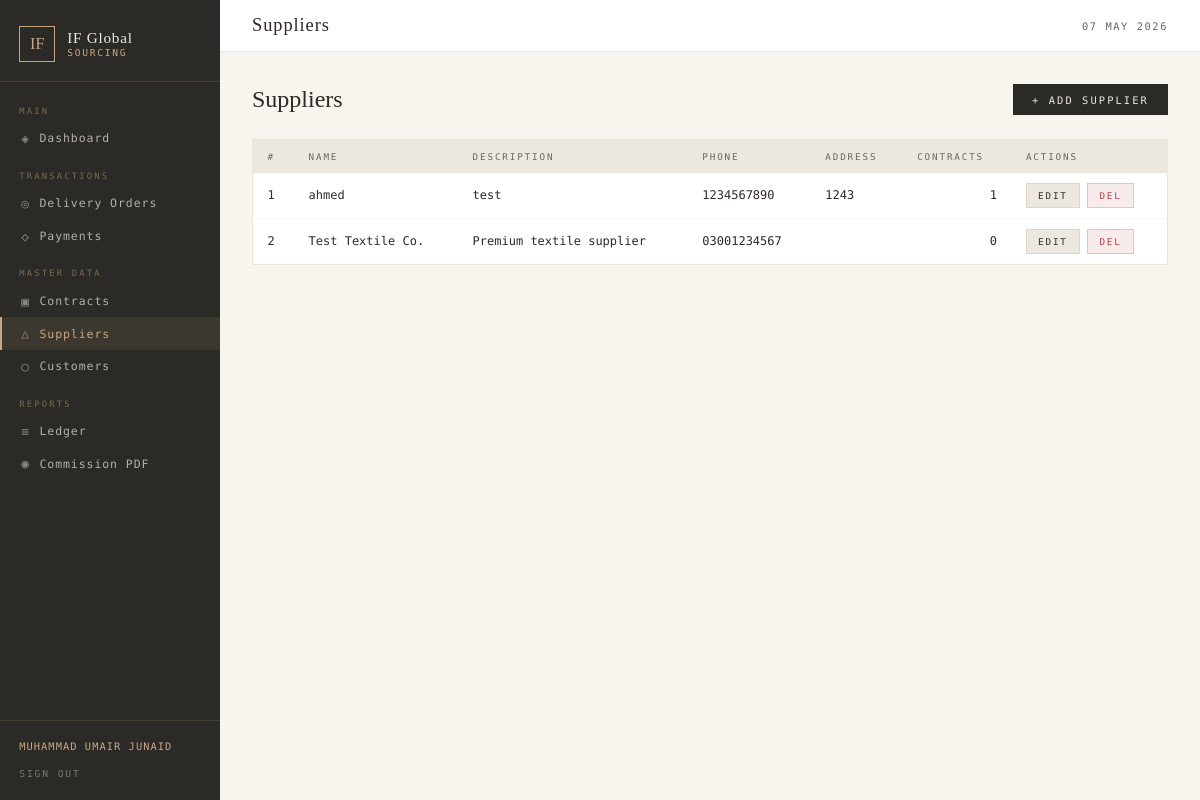
The page /pages/suppliers.php (signed in) on the database its author committed.
### tables this page shows
CREATE TABLE `suppliers` (
  `id` int(11) NOT NULL,
  `name` varchar(150) NOT NULL,
  `description` text DEFAULT NULL,
  `phone` varchar(30) DEFAULT NULL,
  `address` text DEFAULT NULL,
  `created_at` timestamp NOT NULL DEFAULT current_timestamp()
);

### pages/suppliers.php (the view, shortened to what this page needs)
<?php
require_once '../includes/db.php';
$suppliers = $conn->query("SELECT s.*, COUNT(DISTINCT c.id) as contract_cnt FROM suppliers s LEFT JOIN contracts c ON c.supplier_id = s.id GROUP BY s.id ORDER BY s.name");
require_once '../includes/header.php';
?>
<div class="page-header">
  <h1>Suppliers</h1>
  <button class="btn btn-primary" onclick="openModal('addModal')">+ Add Supplier</button>
</div>
<div class="card">
  <div class="tbl-wrap">
    <table>
      <thead><tr>
        <th>#</th><th>Name</th><th>Description</th><th>Phone</th><th>Address</th><th>Contracts</th><th>Actions</th>
      </tr></thead>
      <tbody>
      <?php $i=1; while ($row = $suppliers->fetch_assoc()): ?>
        <tr>
          <td><?= $i++ ?></td>
          <td class="td-bold"><?= htmlspecialchars($row['name']) ?></td>
          <td><?= htmlspecialchars($row['description'] ?? '—') ?></td>
          <td><?= htmlspecialchars($row['phone'] ?? '—') ?></td>
          <td><?= htmlspecialchars($row['address'] ?? '—') ?></td>
          <td class="td-num"><?= $row['contract_cnt'] ?></td>
          <td>
            <button class="btn btn-secondary btn-sm" onclick='editSupplier(<?= json_encode($row) ?>)'>Edit</button>
            <form method="POST" style="display:inline" onsubmit="return confirm('Delete this supplier?')">
              <button type="submit" class="btn btn-danger btn-sm">Del</button>
            </form>
          </td>
        </tr>
      <?php endwhile; ?>
      </tbody>
    </table>
  </div>
</div>
<?php require_once '../includes/footer.php'; ?>

### css/app.css (style rules this page uses)
*, *::before, *::after { box-sizing: border-box; margin: 0; padding: 0; }
:root { --ivory: #F8F5EF; --cream: #EDE8DF; --clay: #C5A882; --bronze: #9C7A4A; --dark: #2C2A26; --ash: #6B6560; --border: rgba(197,168,130,0.3); --white: #FFFFFF; --success: #4A7C59; --danger: #B94040; --info: #3A6B8A; --sidebar-w: 220px; }
body { font-family: 'DM Mono', monospace; background: var(--ivory); color: var(--dark); display: flex; min-height: 100vh; }
.card { background: var(--white); border: 1px solid var(--border); margin-bottom: 1.5rem; }
.tbl-wrap { overflow-x: auto; }
table { width: 100%; border-collapse: collapse; font-size: 0.75rem; }
thead tr { background: var(--cream); border-bottom: 1px solid var(--border); }
th { padding: 0.65rem 0.9rem; text-align: left; font-size: 0.58rem; font-weight: 400; letter-spacing: 0.2em; text-transform: uppercase; color: var(--ash); }
td { padding: 0.65rem 0.9rem; border-bottom: 1px solid rgba(197,168,130,0.12); color: var(--dark); }
tr:last-child td { border-bottom: none; }
.td-num { text-align: right; font-variant-numeric: tabular-nums; }
.td-bold { font-weight: 500; }
.btn { display: inline-flex; align-items: center; gap: 0.4rem; padding: 0.6rem 1.2rem; font-family: 'DM Mono', monospace; font-size: 0.65rem; letter-spacing: 0.2em; text-transform: uppercase; cursor: pointer; border: none; text-decoration: none; transition: background 0.15s, color 0.15s; border-radius: 0; }
.btn-primary { background: var(--dark); color: var(--cream); }
.btn-secondary { background: var(--cream); color: var(--dark); border: 1px solid var(--border); }
.btn-danger { background: rgba(185,64,64,0.1); color: var(--danger); border: 1px solid rgba(185,64,64,0.25); }
.btn-sm { padding: 0.35rem 0.7rem; font-size: 0.58rem; }
.page-header { display: flex; align-items: center; justify-content: space-between; margin-bottom: 1.5rem; }
.page-header h1 { font-family: 'Cormorant Garamond', serif; font-size: 1.5rem; font-weight: 300; color: var(--dark); }

### rows shown on the page
suppliers: name "ahmed", description "test", phone "1234567890", address "1243", contract_cnt "1"
suppliers: name "Test Textile Co.", description "Premium textile supplier", phone "03001234567", contract_cnt "0"

### other values the page prints
getOwner()['full_name'] "MUHAMMAD UMAIR JUNAID"
$pageTitle "Suppliers"
